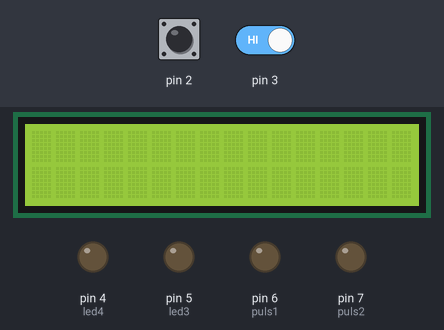
The sketch below on a simulated Arduino Uno, built with avr-gcc and run on an emulated ATmega328P. On the bench: 16×2 character LCD, output pins drawn as LEDs (lit = HIGH). The inputs (shaded band) are chosen by the test bench; at power-on: pin 2 HIGH, pin 3 HIGH. Random numbers use the default seed unless the sketch sets one; what the sketch prints to the serial monitor is not drawn.

Above: at 1.2 s.
1.3 s: pin 2 driven LOW
2.8 s: pin 2 driven HIGH
At 5.7 s:
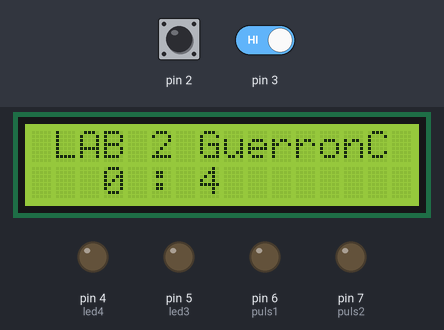
5.8 s: pin 3 driven LOW
7.3 s: pin 3 driven HIGH
At 9.6 s:
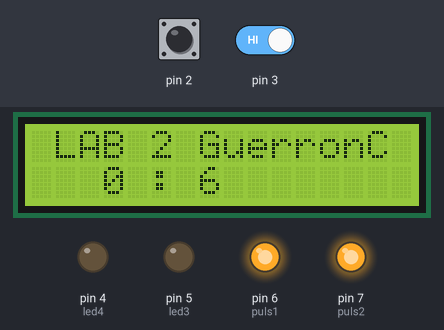
10.3 s: pin 2 driven LOW
At 11.0 s:
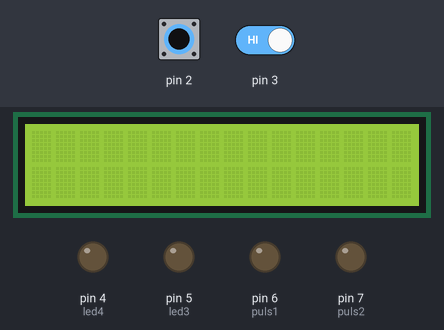
11.8 s: pin 2 pulsed HIGH 2 times (0.12 s each, 0.3 s apart)
At 11.86 s:
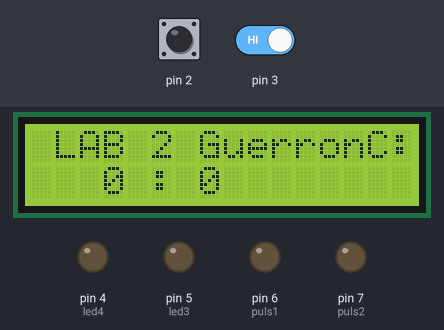
Timing chart, 0 to 14.8 s (numbered marks = the images above; inputs shaded):
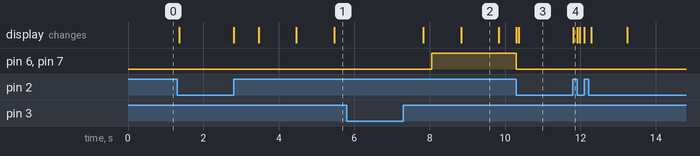

Measured:
- after the input at 2.8 s, the display: first changes at once (image 1 shows a later state)
- after the input at 5.8 s, every drawn part: stays the same
- after the input at 7.3 s, pin 6 (puls1), pin 7 (puls2): LOW → HIGH after 0.76 s; the display: first changes after 0.53 s (image 2 shows a later state)
- after the input at 10.3 s, pin 6 (puls1), pin 7 (puls2): HIGH → LOW at once
- what the display in image 2 shows lasts 1.0 s, from 8.8 s to 9.8 s

The sketch:

GuerronCarlos_Laboratorio2.ino
```cpp
/*
 *          LABORATORIO 2
 *  Nombre: Carlos Guerron
 *  Fecha: 09/12/2020
 *  Tema: Realice un sistema domotico que cumpla las siguientes condiciones:
    Se tiene un reloj visualizado en una LCD donde se observa el horero y minutero. Sin embargo, por
    razones de simulacion, el minutero cambia su valor cada segundo y el horero en consecuencia, cada
    minuto.
    El sistema domotico cuenta con una interrupcion de encencido, seleccion de modo y pagado. Con
    otra interrupcion, se elige el modo de funcionamiento. El primer modo, es la activacion 4 luces de
    forma aleatoria con un minimo de activaci on de 20 minutos. El segundo modo es el cambio de hora
    del reloj. Donde un conversor analogo digital cambia el horero y otro conversor el minutero. El
    tercer modo, es el sistema de seguridad con 4 sensores digitales que al activarse cualquiera de ellos.
    Enviaa mensajes seriales.
 */
#include<TimerOne.h>  // incluimos la librerira timer para realizar el enceddido de leds
#include <LiquidCrystal.h>   // llamamos a la libreria liquidcrystal para el LCD

 LiquidCrystal lcd (13,12,11,10,9,8); // Inicializamos al lcd
 int puls1=6;
 int puls2=7;
 const int led1=7; //declaramos los pines de los leds
 const int led2=6;
 const int led3=5;
 const int led4=4;
 const int sensor1=A2; // declaramos los pines analogos como sensores
 const int sensor2=A3;
 const int sensor3=A4;
 const int sensor4=A5;
 int minutos;  //inicializamos a los minutos
 int horas;  //inicializamos a las horas
 int minU=0;
 int hrsU=0;

 int conteo=0;
 int conver; //variable para cad
 int conver2; //variable para cad
 int repe;
 int caso1=0; // sistema random
 int caso2=0;
 int caso3=0;
 int caso4=0;

 unsigned long timer=0; // variables de tamaño extendido para el almacenamiento de numeros.
 unsigned long timer2=0;

 int onOff=0; // variable interrupcion 0
 int cont; // variable interrupcion 1

void setup() {
  pinMode(puls1,INPUT); // declaramos los puls como entrada de dato
  pinMode(puls2,INPUT);
  pinMode(led1,OUTPUT); // declaramos a los leds como salida de dato
  pinMode(led2,OUTPUT);
  pinMode(led3,OUTPUT);
  pinMode(led4,OUTPUT);
  pinMode(sensor1,INPUT); // declaramos los sensores como entrada de dato
  pinMode(sensor2,INPUT);
  pinMode(sensor3,INPUT);
  pinMode(sensor4,INPUT);
  Serial.begin(9600); // llamamos a nuestra terminal virtual
  lcd.begin(16,2);   //llamamos al lcd
  Timer1.initialize(1000000); // iniciamos al timer1
  Timer1.attachInterrupt(luces);  //llamamos al metodo luces para hacer el sistema aleotrio
  attachInterrupt(0, encendido, LOW); // declaramos la interrupcion de encendido y apagado
  attachInterrupt(1, modoFunc, LOW); // declaramos la interrucpion para el el modo de funcionamiento del sistema
  Serial.println("LABORATORIO 2");
  Serial.println("Carlos Guerron");
  caso1= random(1,5); // creamos el sistema random
  caso2= random(6,13);
  caso3= random(14,21);
  caso4= random(22,30);
}

void loop() {
  if(onOff==1 || onOff==2){
    timer2=(millis()/1000);
    if(timer!=timer2){
      timer=timer2;
      minU++;
      }
      reloj();
      impLCD();
      igualarReloj();
    }
    if(cont==3){
      if(digitalRead(sensor1)==HIGH){
        digitalWrite(led1,HIGH);
        Serial.println("Se ha activado el sensor 1");
        delay(500);
        }
        else
        digitalWrite(led1,LOW);

        if(digitalRead(sensor2)==HIGH){
          digitalWrite(led2,HIGH);
          Serial.println("Se ha activado el sensor 2");
          delay(500);
          }
          else
          digitalWrite(led2,LOW);

          if(digitalRead(sensor3)==HIGH){
            digitalWrite(led3,HIGH);
            Serial.println("Se ha activado el sensor 3");
            delay(500);
            }
            else
            digitalWrite(led3,LOW);

            if(digitalRead(sensor4)==HIGH){
              digitalWrite(led4,HIGH);
              Serial.println("Se ha activado el sensor 4");
              delay(500);
              }
              else
              digitalWrite(led4,LOW);
      }
}
void impLCD(){
  lcd.setCursor(3,1);
  lcd.print(hrsU);
  lcd.print(" ");
  lcd.setCursor(5,1);
  lcd.print(":");
  lcd.setCursor(7,1);
  lcd.print(minU);
  lcd.print(" ");

  }

void reloj(){  //metodo para el reloj
    if(minU==60){ //condicion para los minutos
    minU=00;
    minU++;  //se va incrementando cada segundo los minutos
    }
    if(hrsU==24)  // condicion para las horas
    hrsU=0;


}
void igualarReloj(){
  if(cont==2){
    conver=analogRead(0);
    horas=map(conver,0,1023,0,24);
    hrsU=horas;
    conver2=analogRead(1);
    minutos=map(conver2,0,1023,0,60);
    minU=minutos;
    }
  }

void luces(){
  if(cont==1){
    conteo++;
    if(conteo==caso1){
      digitalWrite(led1,HIGH);
      digitalWrite(led2,HIGH);
      digitalWrite(led3,LOW);
      digitalWrite(led4,LOW);
      }
      if(conteo==caso2){
        digitalWrite(led1,LOW);
        digitalWrite(led2,LOW);
        digitalWrite(led3,LOW);
        digitalWrite(led4,LOW);
      }
        if(conteo==caso3){
          digitalWrite(led1,LOW);
          digitalWrite(led2,HIGH);
          digitalWrite(led3,LOW);
          digitalWrite(led4,HIGH);
        }
            if(conteo==caso4){
              digitalWrite(led1,HIGH);
              digitalWrite(led2,HIGH);
              digitalWrite(led3,HIGH);
              digitalWrite(led4,HIGH);
              caso1=0;
              caso2=0;
              caso3=0;
              caso4=0;
            }
  }
}
void encendido(){
  switch(onOff){
    case 0:
    Serial.println("   LABORATORIO 2  ");
    Serial.println("ENCENDIDO");
    lcd.begin(16,2);
    lcd.setCursor(1,0);
    lcd.print("LAB 2 GuerronC");
    onOff++;
    break;
    case 1:
    Serial.println("Seleccione Modo");
    onOff++;
    break;
    case 2:
    Serial.println("APAGADO");
    cont=0;
    onOff=0;
    repe=0;
    minU=0;
    hrsU=0;
    digitalWrite(led1,LOW);
    digitalWrite(led2,LOW);
    digitalWrite(led3,LOW);
    digitalWrite(led4,LOW);
    lcd.noDisplay();
    break;
    }
  }
  void modoFunc(){
    if(onOff==2){
      switch(cont){
        case 0:
        Serial.println("LUCES");
        cont++;
        break;
        case 1:
        Serial.println("IGUALAR RELOJ");
        digitalWrite(led1,LOW);
        digitalWrite(led2,LOW);
        digitalWrite(led3,LOW);
        digitalWrite(led4,LOW);
        cont++;
        break;
        case 2:
        Serial.println("SENSORES");
        cont++;
        break;
        case 3:
        Serial.println("REINICIAR");
        digitalWrite(led1,LOW);
        digitalWrite(led2,LOW);
        digitalWrite(led3,LOW);
        digitalWrite(led4,LOW);
        caso1=random(1,5);
        caso2=random(6,13);
        caso3=random(14,21);
        caso4=random(22,30);
        conteo=0;
        cont=0;
        break;

        }
      }
    }
```
